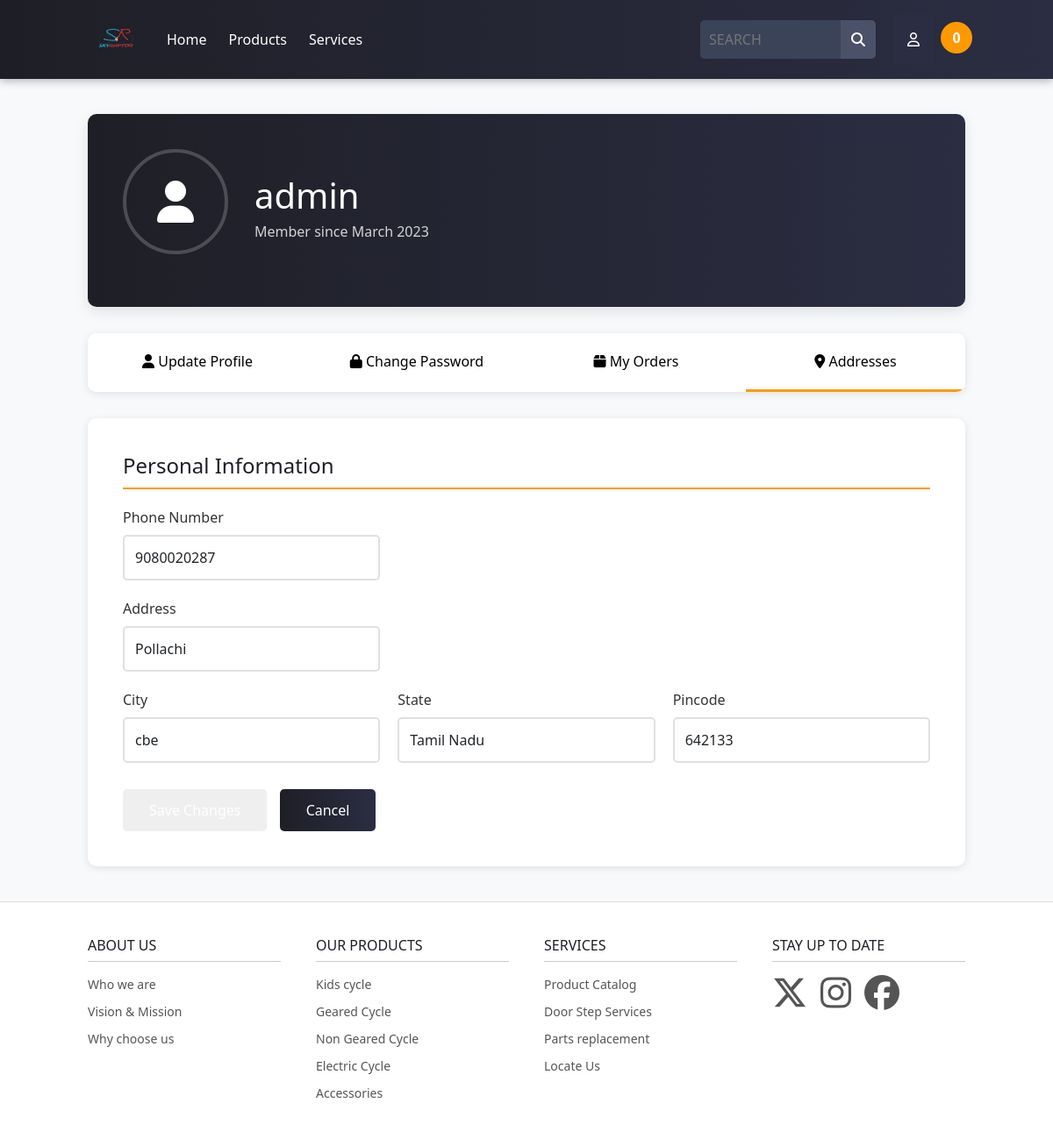
Before: /update_info/ (signed in) with the older database file.
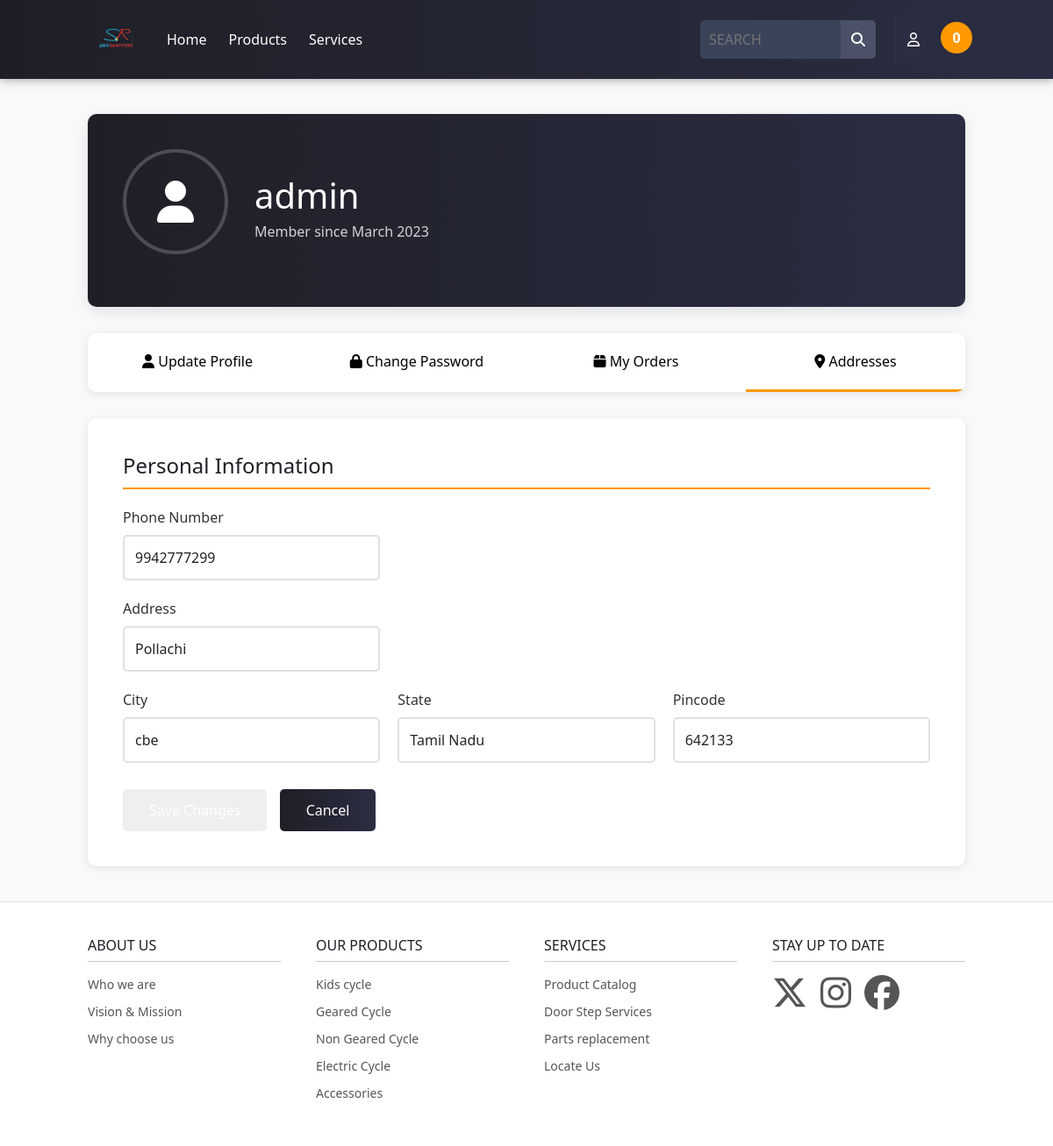
After: the same page with the newer database file.
### skyraptor/models.py (models this page shows, shortened)
class Profile(models.Model):
    user = models.OneToOneField(User, on_delete=models.CASCADE)
    date_modified = models.DateTimeField(user, auto_now=True)
    phone = models.CharField(max_length=13, blank=True)
    Address = models.CharField(max_length=200, blank=True)
    city = models.CharField(max_length=50, blank=True)
    state = models.CharField(max_length=50, blank=True)
    pin_code = models.CharField(max_length=6, blank=True)
    old_cart = models.CharField(max_length=1000, blank=True, null=True)

### skyraptor/views.py (the view)
# urls.py: path('update_info/', views.update_info, name='update_info'),
def update_info(request):
    if request.user.is_authenticated:
        current_user = Profile.objects.get(user__id=request.user.id)
        info_form = UserInfoForm(request.POST or None, instance=current_user)
        if info_form.is_valid():
            info_form.save()
            messages.success(request, 'Your Info has been updated successfully')
            return redirect('home')
        return render(request, 'html/update_info.html', {'info_form': info_form})
    else:
        messages.success(request, 'You need to be logged in to update your profile')
        return redirect('home')

### skyraptor/froms.py
class UserInfoForm(forms.ModelForm):
    phone = forms.CharField(
        label="",
        widget=forms.TextInput(attrs={'class': 'form-control', 'placeholder': 'Phone Number'})
    )
    Address = forms.CharField(
        label="",
        widget=forms.TextInput(attrs={'class': 'form-control', 'placeholder': 'Address'})
    )
    city = forms.CharField(
        label="",
        widget=forms.TextInput(attrs={'class': 'form-control', 'placeholder': 'City'})
    )
    state = forms.CharField(
        label="",
        widget=forms.TextInput(attrs={'class': 'form-control', 'placeholder': 'State'})
    )
    pin_code = forms.CharField(
        label="",
        widget=forms.TextInput(attrs={'class': 'form-control', 'placeholder': 'Pin Code'})
    )
    class Meta:
        model = Profile
        fields = ('phone', 'Address', 'city', 'state', 'pin_code')

### cart/cart.py (called while the page is built)
    def __len__(self):
        return len(self.cart)

### cart/context_processors.py (called while the page is built)
def cart(request):
    return {'cart': Cart(request)}

### skyraptor/templates/html/update_info.html (shortened to what the changed rows need)
{% load static %}
<!DOCTYPE html>
<html lang="en">
<head>
    <link rel="stylesheet" href="{% static 'css/update_user.css' %}">
    <link href="https://cdn.jsdelivr.net/npm/bootstrap@5.3.6/dist/css/bootstrap.min.css" rel="stylesheet"
>
</head>
<body>
    <div class="profile-container">
        <div class="profile-header">
            <div style="display: flex; align-items: center; gap: 30px;">
                <div>
                    <h1>{{ user.username }}</h1>
                </div>
            </div>
        </div>
        <form method="POST" action="{% url 'update_info' %}">
            <div id="personal" class="tab-content active">
                <div class="form-section">
                    <div class="form-row">
                        <div class="form-group">
                            <label for="phone">Phone Number</label>
                            {{ info_form.phone }}
                        </div>
                    </div>
                    <div class="form-row">
                        <div class="form-group">
                            <label for="Address">Address</label>
                            {{ info_form.Address }}
                        </div>
                    </div>
                    <div class="form-row">
                        <div class="form-group">
                            <label for="city">City</label>
                            {{ info_form.city }}
                        </div>
                        <div class="form-group">
                            <label for="state">State</label>
                            {{ info_form.state }}
                        </div>
                        <div class="form-group">
                            <label for="pincode">Pincode</label>
                            {{ info_form.pin_code }}
                        </div>
                    </div>
                </div>
            </div>
        </form>
    </div>
</body>
</html>

Changed rows visible on the page:
changed Profile "Pollachi": phone "9080020287" → "9942777299"
